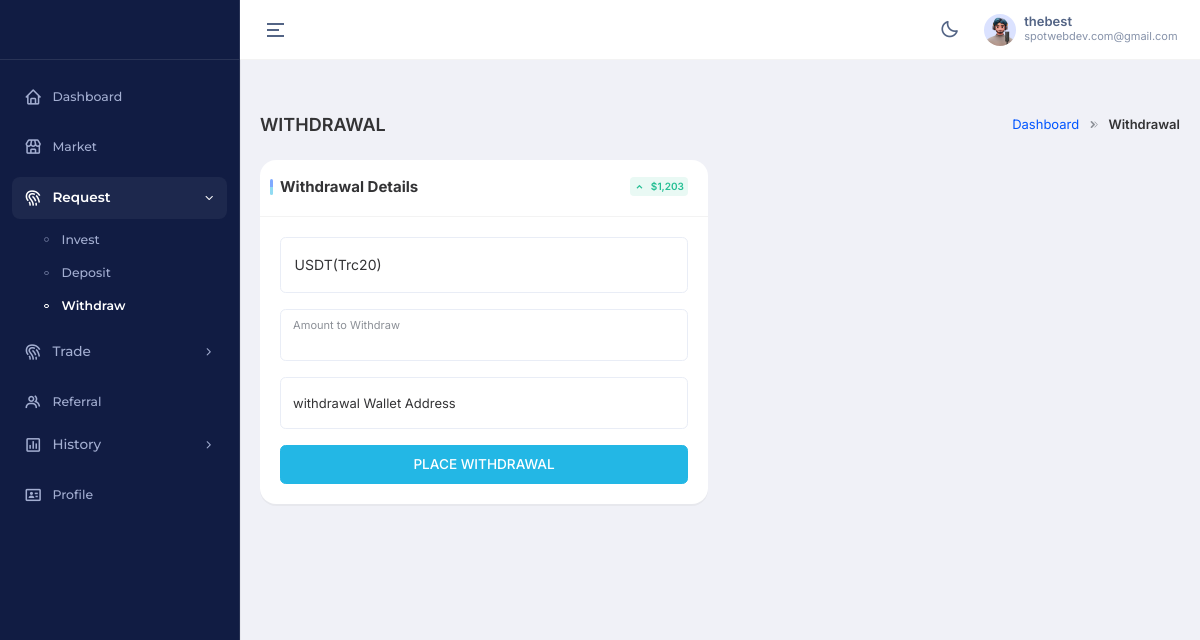
The app's page /app/withTwo.php (signed in), older data.
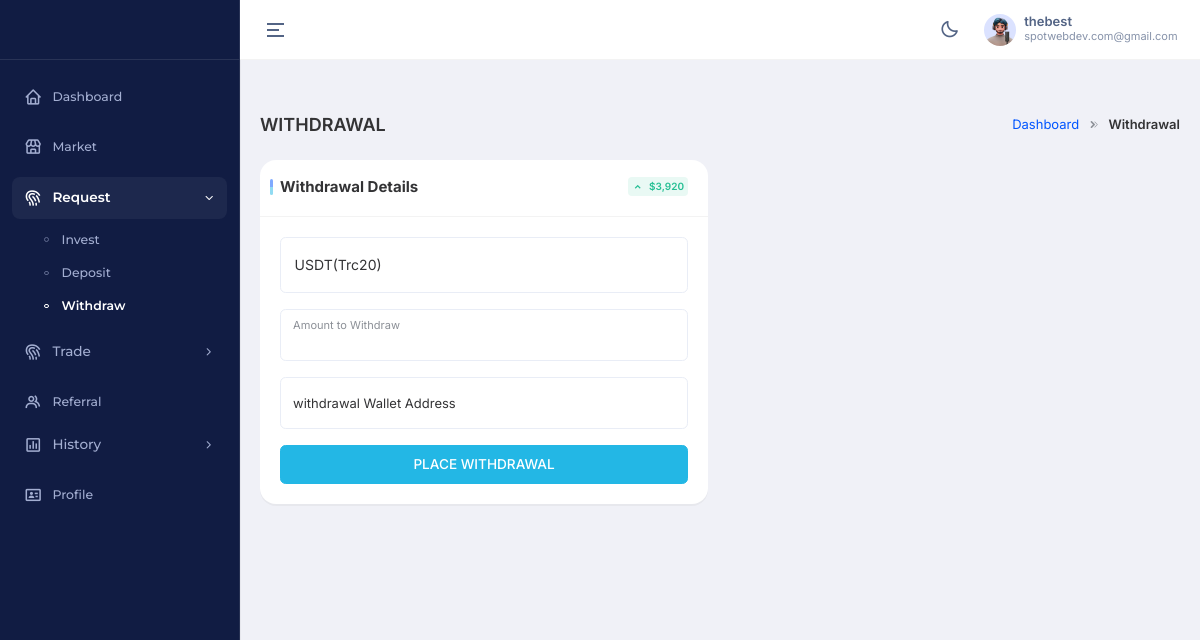
The same page, newer data.
### tables this page shows
CREATE TABLE `users` (
  `id` int(11) NOT NULL,
  `user` varchar(100) NOT NULL,
  `name` varchar(100) NOT NULL,
  `email` varchar(100) NOT NULL,
  `phone` varchar(100) NOT NULL,
  `profile_image` varchar(300) NOT NULL,
  `password` varchar(100) NOT NULL,
  `country` varchar(100) NOT NULL,
  `wallet` varchar(100) NOT NULL DEFAULT '0',
  `ref_wallet` varchar(100) NOT NULL DEFAULT '0',
  `gain_wallet` varchar(100) NOT NULL DEFAULT '0',
  `total_deposit` float NOT NULL,
  `total_withdrawal` float NOT NULL,
  `trading_commission` int(11) NOT NULL,
  `pending_investment` int(11) NOT NULL,
  `referral_balance` int(11) NOT NULL,
  `referral` int(11) NOT NULL,
  `account_warning` enum('no','yes') NOT NULL,
  `restriction` enum('no','yes') NOT NULL,
  `promo_won` varchar(100) NOT NULL,
  `ref_id` varchar(100) NOT NULL,
  `referree` varchar(100) NOT NULL,
  `date_registered` varchar(100) NOT NULL,
  `paid_ref` varchar(11) NOT NULL,
  `dn_with` int(11) NOT NULL,
  `status` varchar(11) NOT NULL,
  `kycstatus` enum('null','pending','declined','approved') NOT NULL,
  `copy_balance` varchar(255) NOT NULL DEFAULT '0',
  `copy_rise` varchar(255) NOT NULL DEFAULT '1:2',
  `copy_expert` int(11) NOT NULL
);

### app/controllers/userDetails.php (called while the page is built)
<?php
    $id =  $_SESSION['id'];
    $fetchUser = mysqli_query($connection, "SELECT * FROM `users` WHERE `id` = '$id'");
    $userDetails = mysqli_fetch_assoc($fetchUser);
?>

### app/withTwo.php (the view, shortened to what the changed rows need)
<?php
include('../server/connection.php');
include('controllers/userDetails.php');
?>
<!DOCTYPE html>
<html lang="en" dir="ltr" data-nav-layout="vertical" data-theme-mode="light" data-header-styles="light" data-menu-styles="dark" data-toggled="close">
<head>
    <link id="style" href="./assets/libs/bootstrap/css/bootstrap.min.css" rel="stylesheet" />
    <link href="./assets/css/styles.min.css" rel="stylesheet" />
    <link href="./assets/css/icons.css" rel="stylesheet" />
    <link href="./assets/libs/node-waves/waves.min.css" rel="stylesheet" />
    <link href="./assets/libs/simplebar/simplebar.min.css" rel="stylesheet" />
    <link rel="stylesheet" href="./assets/libs/flatpickr/flatpickr.min.css" />
    <link rel="stylesheet" href="./assets/libs/@simonwep/pickr/themes/nano.min.css" />
    <link rel="stylesheet" href="./assets/libs/choices.js/public/assets/styles/choices.min.css" />
</head>
<body>
    <div class="page">
        <?php include('./includes/header.php') ?>
        <div class="main-content app-content">
            <div class="container-fluid">
                <div class="d-md-flex d-block align-items-center justify-content-between my-4 page-header-breadcrumb">
                    <h1 class="page-title fw-semibold fs-18 mb-0">WITHDRAWAL</h1>
                </div>
                <div class="row">
                    <div class="col-xl-6">
                        <div class="card custom-card">
                            <div class="card-header justify-content-between">
                                <div>
                                    <div class="mb-1">
                                        <span class="fs-10 badge bg-success-transparent text-success p-1 ms-2">
                                            <i class="ri-arrow-up-s-line align-middle me-1"></i>
                                            $<?php echo number_format($userDetails['wallet']) ?>
                                        </span>
                                    </div>
                                </div>
                            </div>
                        </div>
                    </div>
                </div>
            </div>
        </div>
    </div>
</body>
</html>

### app/includes/header.php (shortened to what the changed rows need)
<header class="app-header">
    <div class="main-header-container container-fluid">
        <div class="header-content-right">
            <div class="header-element">
                <a href="#" class="header-link dropdown-toggle" id="mainHeaderProfile" data-bs-toggle="dropdown" data-bs-auto-close="outside" aria-expanded="false">
                    <div class="d-flex align-items-center">
                        <div class="d-sm-block d-none">
                            <p class="fw-semibold mb-0 lh-1"><?php echo $userDetails['name'] ?></p>
                            <span class="op-7 fw-normal d-block fs-11"><?php echo $userDetails['email'] ?></span>
                        </div>
                    </div>
                </a>
            </div>
        </div>
    </div>
</header>

Row changes from the older to the newer data that the page shows:
changed users "thebest": wallet "1,203" → "3,920"
